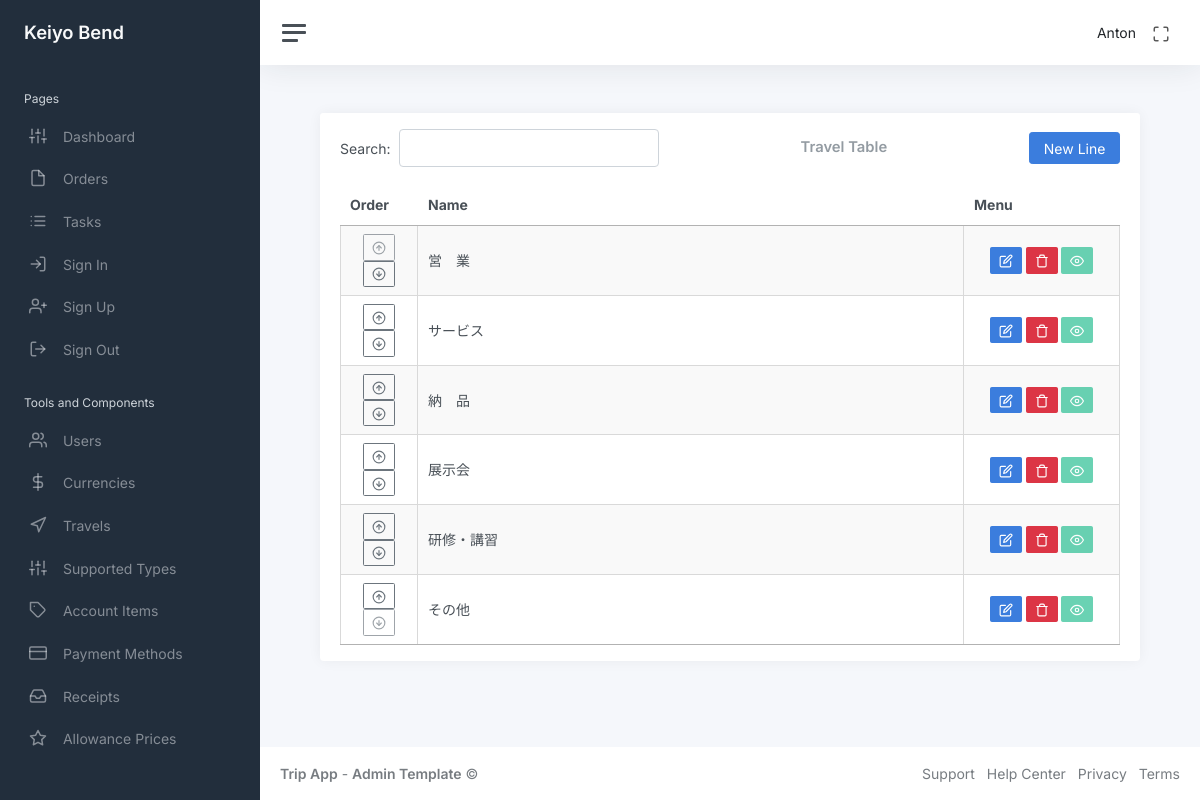
Screenshot of /admin_menu/travel_table (signed in) with the database file from the repository.
### app/auth/models/user.py (models this page shows, shortened)
class User(UserMixin, db.Model):
    id: so.Mapped[int] = so.mapped_column(primary_key=True)
    name: so.Mapped[str] = so.mapped_column(sa.String(64), index=True, default=None)
    email: so.Mapped[str] = so.mapped_column(sa.String(120), index=True, unique=True)
    password_hash: so.Mapped[Optional[str]] = so.mapped_column(sa.String(256))
    admin: so.Mapped[bool] = so.mapped_column(sa.Boolean(), default=False)
    is_show: so.Mapped[bool] = so.mapped_column(sa.Boolean(), default=True)
    orders_rel = db.relationship("Order", back_populates="user", cascade="all, delete-orphan")

### app/admin/models/travel.py (models this page shows, shortened)
class Travel(db.Model):
    id: so.Mapped[int] = so.mapped_column(primary_key=True)
    travelName: so.Mapped[str] = so.mapped_column(sa.String(), nullable=False, default=None)
    is_show: so.Mapped[bool] = so.mapped_column(sa.Boolean(), default=True, index=True)
    order: so.Mapped[int] = so.mapped_column(sa.Integer(), nullable=False, index=True, default=1)
    orders = db.relationship("Order", back_populates="travels_id", cascade="all, delete-orphan")

### app/admin/routes/travels/travel_table.py (the view)
@bp.route("/admin_menu/travel_table")
@login_required
def travel_table():
    travels = db.session.scalars(sa.select(Travel).order_by(Travel.order)).all()
    return render_template("admin/travel_table.html", title="Travel Table", travels=travels)

### app/auth/models/user.py (called while the page is built)
@login.user_loader
def load_user(id):
    return db.session.get(User, int(id))

### app/admin/templates/admin/travel_table.html (shortened to what this page needs)
<!DOCTYPE html>
{% extends "main/base.html" %}
{% block content %}
<link rel="stylesheet" href="{{ url_for('admin.static', filename='css/travel_table_style.css') }}">
<div class="container-fluid p-0">
    <div class="row">
        <div class="col-md-12 ms-sm-auto col-lg-12 px-md-4">
            <div class="card flex-fill">
                <div class="card-header py-3">
                    <div class="d-flex justify-content-between align-items-center">
                        <div id="datatableSearch"></div>
                        <h3 class="card-title mb-0">Travel Table</h3>
                        <button class="btn btn-primary btn-add" id="btn-add">New Line</button>
                    </div>
                </div>
                <div class="card-body py-0 mb-3">
                    <table class="display cell-border" style="width: 100%" id="travelTable">
                        <thead>
                            <tr style="text-align: center;">
                                <th class="col-order">Order</th>
                                <th class="col-name">Name</th>
                                <th class="col-menu">Menu</th>
                            </tr>
                        </thead>
                        <tbody>
                            {% for travel in travels %}
                            <tr data-id="{{ travel.id }}" data-order="{{ travel.order }}">
                                <td style="text-align:center">
                                    <button class="btn btn-sm btn-outline-secondary move-up"><i class="align-middle"
                                            data-feather="arrow-up-circle"></i></button>
                                    <button class="btn btn-sm btn-outline-secondary move-down"><i class="align-middle"
                                            data-feather="arrow-down-circle"></i></button>
                                </td>
                                <td class="view-mode travel-cell">{{ travel.travelName }}</td>
                                <td style="text-align:center">
                                    <button class="btn btn-primary btn-sm btn-edit"><i class="align-middle"
                                            data-feather="edit"></i></button>
                                    <button class="btn btn-danger btn-sm btn-delete"><i class="align-middle"
                                            data-feather="trash"></i></button>
                                    <button
                                        class="btn btn-sm btn-show-travel {{ 'btn-success' if travel.is_show else 'btn-danger' }}"
                                        disabled>
                                        {% if travel.is_show %}
                                        <i class="align-middle" data-feather="eye"></i>
                                        {% else %}
                                        <i class="align-middle" data-feather="eye-off"></i>
                                        {% endif %}
                                    </button>
                                </td>
                            </tr>
                            {% endfor %}
                        </tbody>
                    </table>
                </div>
            </div>
        </div>
    </div>
</div>
{% endblock %}

### app/main/templates/main/navbar.html (shortened to what this page needs)
<!DOCTYPE html>
<nav class="navbar navbar-expand navbar-light navbar-bg">
    <a class="sidebar-toggle js-sidebar-toggle">
        <i class="hamburger align-self-center"></i>
    </a>
    <div class="navbar-collapse collapse">
        <ul class="navbar-nav navbar-align">
            <li class="nav-item dropdown">
                <a class="nav-link d-none d-sm-inline-block">
                    <span class="text-dark">{{ current_user.name }}</span>
                </a>
            </li>
            <li class="nav-item">
                <a id="fullscreenButton" class="nav-link d-none d-sm-inline-block">
                    <i class="align-middle" data-feather="maximize"></i>
                </a>
            </li>
        </ul>
    </div>
</nav>

### app/admin/static/css/travel_table_style.css (style rules this page uses)
.col-order { width: 10%; }
.col-name { width: 70%; }
.col-menu { width: 20%; }

### rows the page displays
User: name "Anton"
Travel: travelName "営 業", is_show True (drawn)
Travel: travelName "サービス", is_show True (drawn)
Travel: travelName "納 品", is_show True (drawn)
Travel: travelName "展示会", is_show True (drawn)
Travel: travelName "研修・講習", is_show True (drawn)
Travel: travelName "その他", is_show True (drawn)
